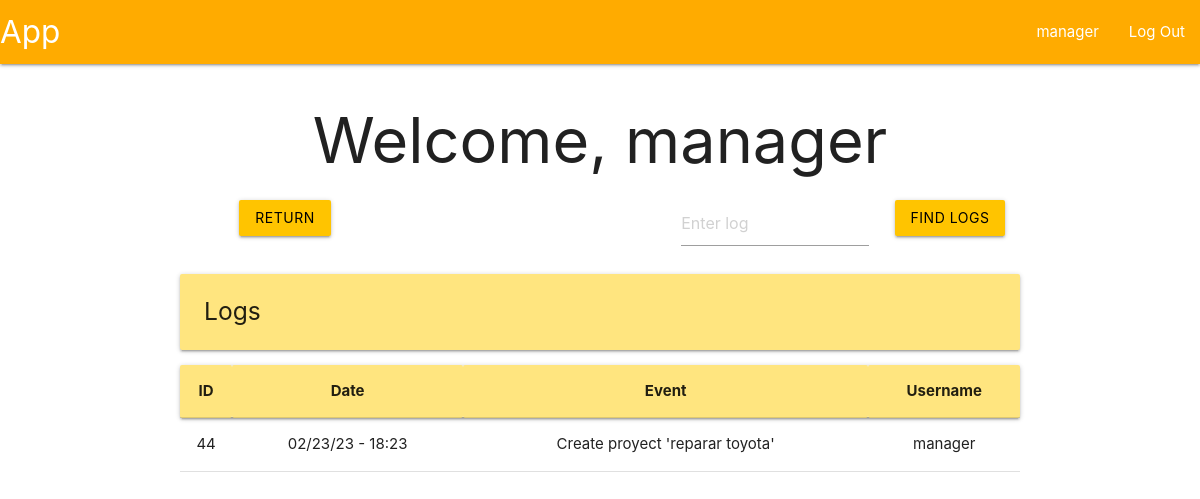
/logger (signed in), run on an earlier commit of the app's database.
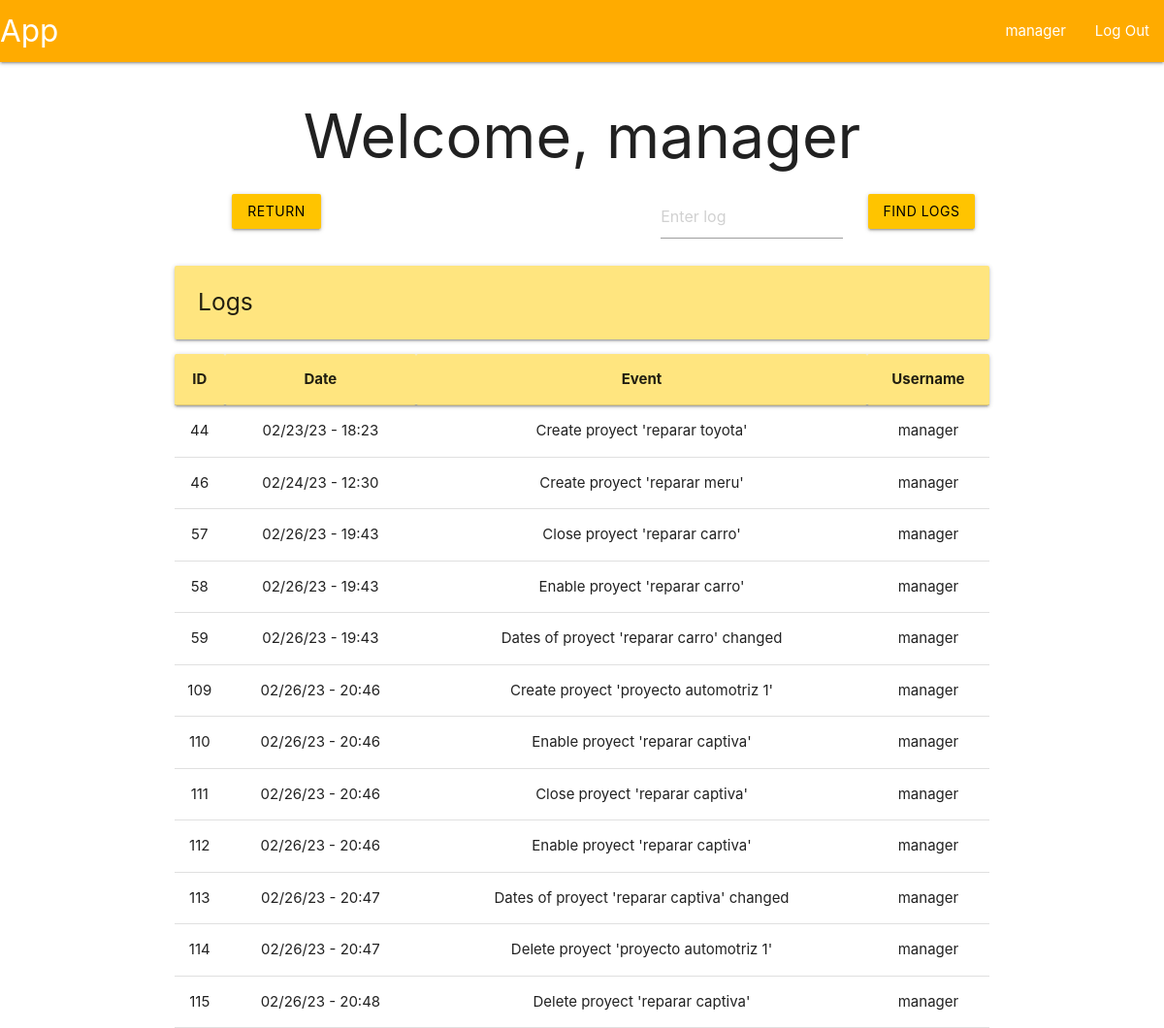
And on a later commit of the database.
### tables this page shows
CREATE TABLE user (
    id INTEGER PRIMARY KEY AUTOINCREMENT,
    username TEXT UNIQUE NOT NULL,
    firstname TEXT NOT NULL,
    secondname TEXT NOT NULL,
    password TEXT NOT NULL,
    role TEXT,
    proyId INTEGER,
    auth INTEGER
);

CREATE TABLE logger (
    id INTEGER PRIMARY KEY AUTOINCREMENT,
    event TEXT NOT NULL,
    date TEXT NOT NULL,
    user TEXT NOT NULL
);

### app/logger.py (the view, shortened to what this page needs)
@bp.route('/logger', methods=('POST', 'GET'))
@login_required
def logger_index():
    db = get_db()
    logs = db.execute(
        'SELECT * FROM logger'
    ).fetchall()
    if g.user['role'] != 'admin':
        logs = db.execute(
            'SELECT * FROM logger WHERE user = ?',
            (g.user['username'],)
        ).fetchall()
    return render_template('index/logger/loggerIndex.html', logs = utilities.dataForLoggerTable(logs))

### app/auth.py (called while the page is built)
@bp.before_app_request
def load_logged_in_user():
    user_id = session.get('user_id')
    if user_id is None:
        g.user = None
    else:
        g.user = get_db().execute(
            "SELECT * FROM user WHERE id = ?",
            (user_id,)
        ).fetchone()

def login_required(view):
    @functools.wraps(view)
    def wrapped_view(**kwargs):
        if g.user is None:
            return redirect(url_for('auth.login'))
        return view(**kwargs)
    return wrapped_view

### app/db.py (called while the page is built)
def get_db():
    if 'db' not in g:
        g.db = sqlite3.connect(
            current_app.config['DATABASE'],
            detect_types = sqlite3.PARSE_DECLTYPES
        )
        g.db.row_factory = sqlite3.Row
    return g.db

### app/utilities.py (called while the page is built)
def dataForLoggerTable(logs):
    data = []
    for log in logs:
        data.append(
            {
                'id': log['id'],
                'date': log['date'],
                'event': log['event'],
                'user': log['user']
            }
        )
    return data

### app/templates/index/logger/loggerIndex.html
{% extends 'base.html' %}
{% block header %}
  <h1> {% block title %}Welcome, {{ g.user['username'] }} {% endblock %}</h1>
{% endblock %}
{% block content %}
<div class="row">
  <form method="POST">
    <div class="col s3">
      <input class="btn waves-effect waves-ligth amber accent-3 black-text" name="return" type="submit" value="Return">
    </div>
  </form>
  <form method="POST">
    <div class="col s3 offset-s4">
      <input placeholder="Enter log" name="find-log" id="log">
    </div>
    <div class="col s2">
      <input class="btn waves-effect waves-ligth amber accent-3 black-text" type="submit" value="Find logs">
    </div>
  </form>
</div>
<div class="left-align">
  <h5 class="card-panel amber accent-1">Logs</h5>
</div>
<table class="centered">
  <thead class="card-panel amber accent-1">
    <tr>
      <th>ID</th>
      <th>Date</th>
      <th>Event</th>
      <th>Username</th>
    </tr>
  </thead>
  <tbody>
    {% for log in logs %}
      <tr>
        <td>{{ log['id'] }}</td>
        <td>{{ log['date']}}</td>
        <td>{{ log['event'] }}</td>
        <td>{{ log['user'] }}</td>
       </tr>
     {% endfor %}
  </tbody>
</table>
{% endblock %}

### app/templates/base.html (shortened to what this page needs)
<!DOCTYPE html>
<link rel="stylesheet" href="{{ url_for('static', filename='materialize.css') }}">
<link rel="stylesheet" href="{{ url_for('static', filename='style.css') }}">
<nav>
    <div class="nav-wrapper amber accent-4">
      <a href="#" class="brand-logo">App</a>
      <ul class="right hide-n black-text text-black">
        {% if g.user %}
            <li><a href="{{ url_for('user.profile')}}"<span>{{ g.user['username'] }}</span></a>
            <li><a href="{{ url_for('auth.logout') }}">Log Out</a>
        {% else %}
            <li><a href="{{ url_for('auth.register') }}">Register</a>
            <li><a href="{{ url_for('auth.login') }}">Log In</a>
        {% endif %}
      </ul>
    </div>
</nav>
<section class="content container center-align">
    <header>
        {% block header %}{% endblock %}
    </header>
    {% block content %}{% endblock %}
</section>

What changed in the data, as far as the page shows it:
added logger: id "46", date "02/24/23 - 12:30", event "Create proyect 'reparar meru'", user "manager"
added logger: id "57", date "02/26/23 - 19:43", event "Close proyect 'reparar carro'", user "manager"
added logger: id "58", date "02/26/23 - 19:43", event "Enable proyect 'reparar carro'", user "manager"
added logger: id "59", date "02/26/23 - 19:43", event "Dates of proyect 'reparar carro' changed", user "manager"
added logger: id "109", date "02/26/23 - 20:46", event "Create proyect 'proyecto automotriz 1'", user "manager"
added logger: id "110", date "02/26/23 - 20:46", event "Enable proyect 'reparar captiva'", user "manager"
added logger: id "111", date "02/26/23 - 20:46", event "Close proyect 'reparar captiva'", user "manager"
added logger: id "112", date "02/26/23 - 20:46", event "Enable proyect 'reparar captiva'", user "manager"
added logger: id "113", date "02/26/23 - 20:47", event "Dates of proyect 'reparar captiva' changed", user "manager"
added logger: id "114", date "02/26/23 - 20:47", event "Delete proyect 'proyecto automotriz 1'", user "manager"
added logger: id "115", date "02/26/23 - 20:48", event "Delete proyect 'reparar captiva'", user "manager"
